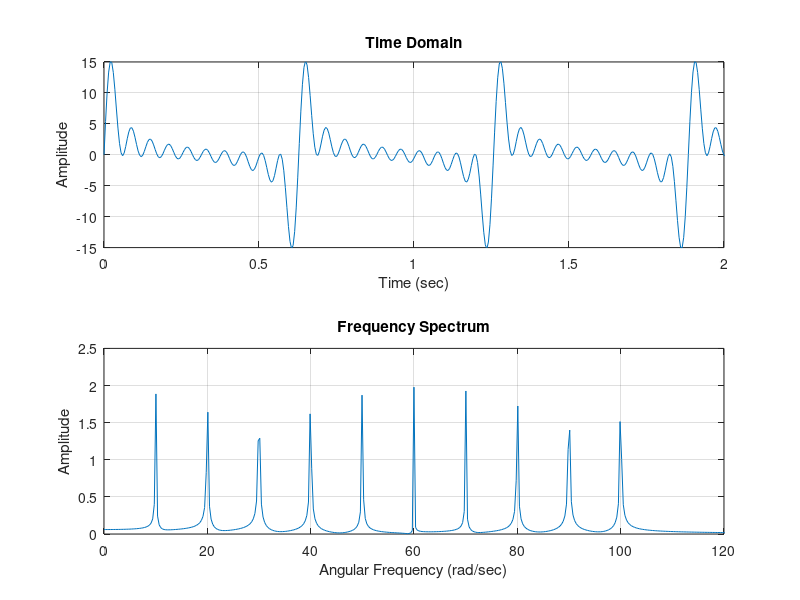

MATLAB code for this plot:
% Case 4: 10 harmonics, equal amplitudes, w = 10, 20... 100 rad/s
dt = 0.005;
t = 0:dt:20;
N_samples = length(t);

x = zeros(1, N_samples);
A = 2;

% Simple loop to add the 10 harmonics
for i = 1:10
    w = i * 10; 
    x = x + A*sin(w*t);
end

subplot(2,1,1)
plot(t, x)
grid on
xlabel('Time (sec)')
ylabel('Amplitude')
title('Time Domain')
axis([0 2 -15 15])

% FFT Calculation
fs = 1/dt;
f = (0:N_samples-1)*(fs/N_samples);
w_axis = f * 2 * pi;

xt = fft(x);
xf = (abs(xt)*2)/N_samples;

subplot(2,1,2)
plot(w_axis, xf)
grid on
xlabel('Angular Frequency (rad/sec)')
ylabel('Amplitude')
title('Frequency Spectrum')
axis([0 120 0 2.5])
